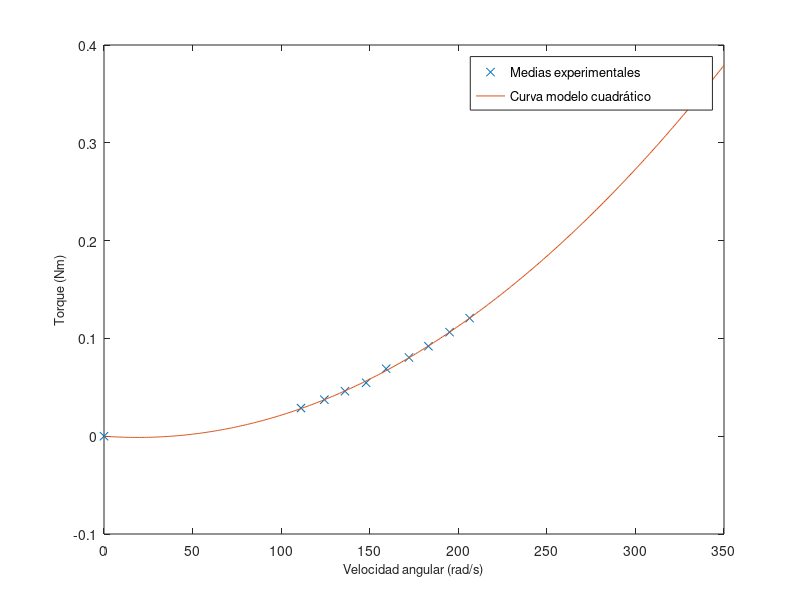

Here is the MATLAB script that generated this plot:
%Cargo las medidas obtenidas
%x=load('logs_02_21/log_02_21_n01.txt');
x=load('logs_02_21/log_02_21_n02.txt');
%x=load('logs_02_21/log_02_21_n03.txt');

%Promedio las tres series

%x=(y+z)/2

%Distancia del eje del motor al centro del quad
D=0.293;
%Columna uno corresponde a los gramos medidos tengo que pasar a Newton m
Fm=D*9.81/1000*x(:,2);

%Columna dos corresponde a la frecuencia medida, es decir, el doble de la
%velocidad angular del motor

w=pi*x(:,3);

plot(w,Fm,'x')
%title('Drag-Velocidad angular')
xlabel('Velocidad angular (rad/s)')
ylabel('Drag (Nm)')
hold on


%Asumiendo modelo cuadrático
B=[w.^2 w];

%param=((B'*B)^(-1))*B'*F;
param=(B'*B)\(B'*Fm)

wtest=[0:350];
Ftest=param(1)*(wtest.^2)+param(2)*wtest;
plot(wtest,Ftest)


legend('\fontsize{13}Medias experimentales' ,'\fontsize{13}Curva modelo cuadrático');
xlabel ('\fontsize{13}Velocidad angular (rad/s)')
ylabel('\fontsize{13}Torque (Nm)');

hold on
hold on


error=Fm-(param(1)*w.^2+param(2)*w);
error_promedio=mean(error)
sigma=std(error)


% %Asumiendo modelo cuadrático sin término lineal
% 
% B=[w.^2];
% 
% %param=((B'*B)^(-1))*B'*F;
% param=(B'*B)\(B'*Fm)
% 
% wtest=[0:350];
% Ftest=param(1)*(wtest.^2);
% plot(wtest,Ftest)
% legend('Medias experimentales','Curva modelo cuadrático','Curva modelo cúbico')
% 
% 
% hold on
% 
% 
% error=Fm-(param(1)*w.^2);
% error_promedio=mean(error)
% sigma=std(error)
% 
% %Asumiendo modelo cúbico
% B=[w.^3 w.^2 w ];
% 
% %param=((B'*B)^(-1))*B'*F;
% param=(B'*B)\(B'*Fm);
% 
% wtest=[0:350];
% Ftest=param(1)*(wtest.^3)+param(2)*(wtest.^2)+param(3)*wtest;
% plot(wtest,Ftest,'r')
% 
% error=Fm-(param(1)*w.^3+param(2)*w.^2+param(3)*w);
% error_promedio=mean(error)
% sigma=std(error)